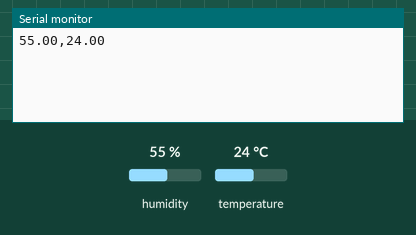
This sketch was run on a simulated Arduino Uno, built with avr-gcc and run on an emulated ATmega328P. On the bench: the last lines printed to the serial monitor. Inputs (shaded band) come from the test bench; at power-on: humidity 55 %, temperature 24 °C.

Above: at 3.8 s.
3.9 s: humidity set to 22 %
6.4 s: temperature set to 12 °C
At 8.1 s:
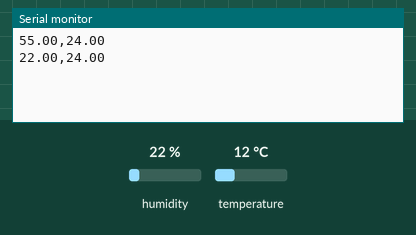
8.9 s: humidity set to 40 %
At 11.3 s:
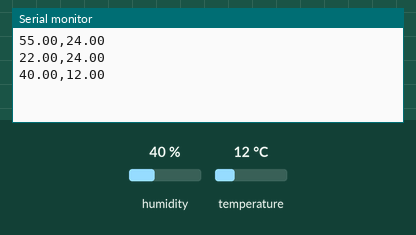
Timing chart, 0 to 12.8 s (numbered marks = the images above; inputs shaded):
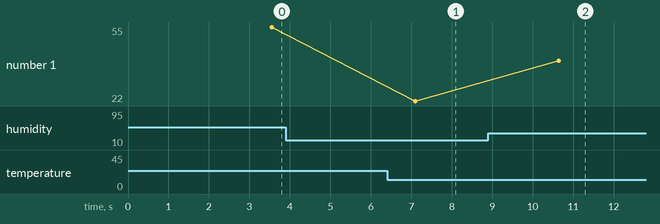

The sketch:

exe1.ino
```cpp
//Include Libs (https://github.com/elbasri/DHT11#examples)
#include <DHT11.h>

DHT11 dht11(4);

void setup() {
  Serial.begin(9600);
}
void loop() {
  //wait  for 2 second
  delay(2000);
  //get DHT data
  float temperature = dht11.readTemperature();
  delay(500); // Required to get both readings consecutively
  float humidity = dht11.readHumidity();

  String dhtData = String(humidity) + "," + String(temperature);
  Serial.println(dhtData);
  return dhtData;
}
```

Measured:
- after the input at 8.9 s, the serial monitor: prints a new line after 1.7 s (image 2)
- plotted number 1: 22 → 40 after the input at 8.9 s
